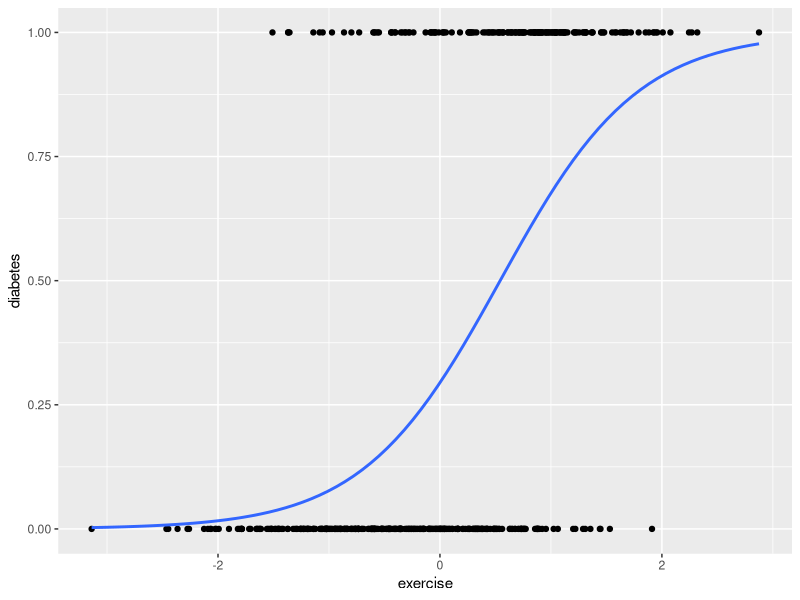

This figure's R source:
## ---- chunk 1
getwd()
setwd("~/Downloads/PSY_202B_01/PSY_202B_HW/Homework_3/")
getwd()
LogData <- read.delim("LogisticData.txt", header = TRUE, sep = "\t")
head(LogData) #looking at data
tail(LogData) #looking at data
min(LogData$exercise) # Evaluating range of continuous variable
max(LogData$exercise) # Evaluating range of continuous variable
table(LogData$gender) # Checking if we have balanced data 
table(LogData$diabetes) # Checking if we have balanced data 
## ---- chunk 2
library(ggplot2)
ggplot(LogData, aes(x=exercise, y=diabetes)) + geom_point() + 
  stat_smooth(method="glm", method.args=list(family="binomial"), se=FALSE) #Checking plot to have idea of what the data looks like
## ---- chunk 3
logreg <- glm ( diabetes ~ gender + exercise, data = LogData, family = binomial)
summary(logreg)
## ---- chunk 4
prob.female <- 1/(1+exp(1.6939-1.4797)) # Computation of probability of having diabetes for females

odds.female <- prob.female/(1-prob.female) # Computation of odds for females


prob.male <- 1/(1+exp(1.6939)) # Computation of probability of having diabetes for males
odds.male <- prob.male/(1-prob.male) # Computation of odds for males

odds.ratio.f.m <- odds.female/odds.male # Odds ratio Female/Male  

odds.ratio.f.m 

round(odds.ratio.f.m,4)  == round(exp(1.4797),4) # Verification with formula  exp[(Beta)*Delta] (with delta, amount of change we are interested in =1) confirmed that the computation were correctly done.

## ---- chunk 5
logreg.gender <- glm (diabetes ~ gender, data = LogData, family = binomial)
summary(logreg.gender)
## ---- chunk 6
prob.female2 <- 1/(1 + exp(1.2502-1.1156)) # Computation of probability of having diabetes for females

odds.female2 <- prob.female2/ (1 - prob.female2) # Computation of odds for females

prob.males2 <- 1/(1 + exp(1.2502)) # Computation of probability of having diabetes for males

odds.male2 <- prob.males2 / (1 - prob.males2) # Computation of odds for males

odds.ratio.f.m.2 <- odds.female2 / odds.male2

odds.ratio.f.m.2 

round(odds.ratio.f.m.2,4)  == round(exp(1.1156),4) # Verification with formula  exp[(Beta)*Delta] (with delta, amount of change we are interested in =1) confirmed that the computation were correctly done.
